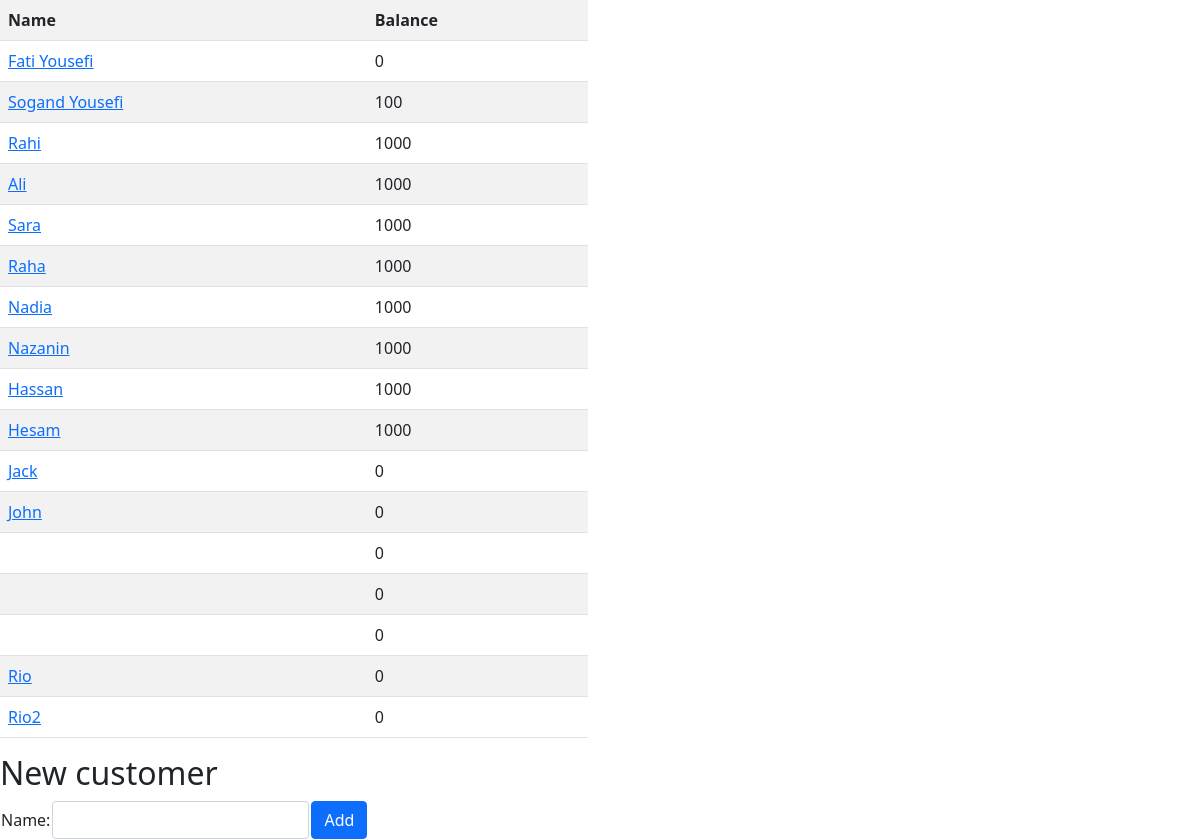
Page /wallet/ on the earlier database version.
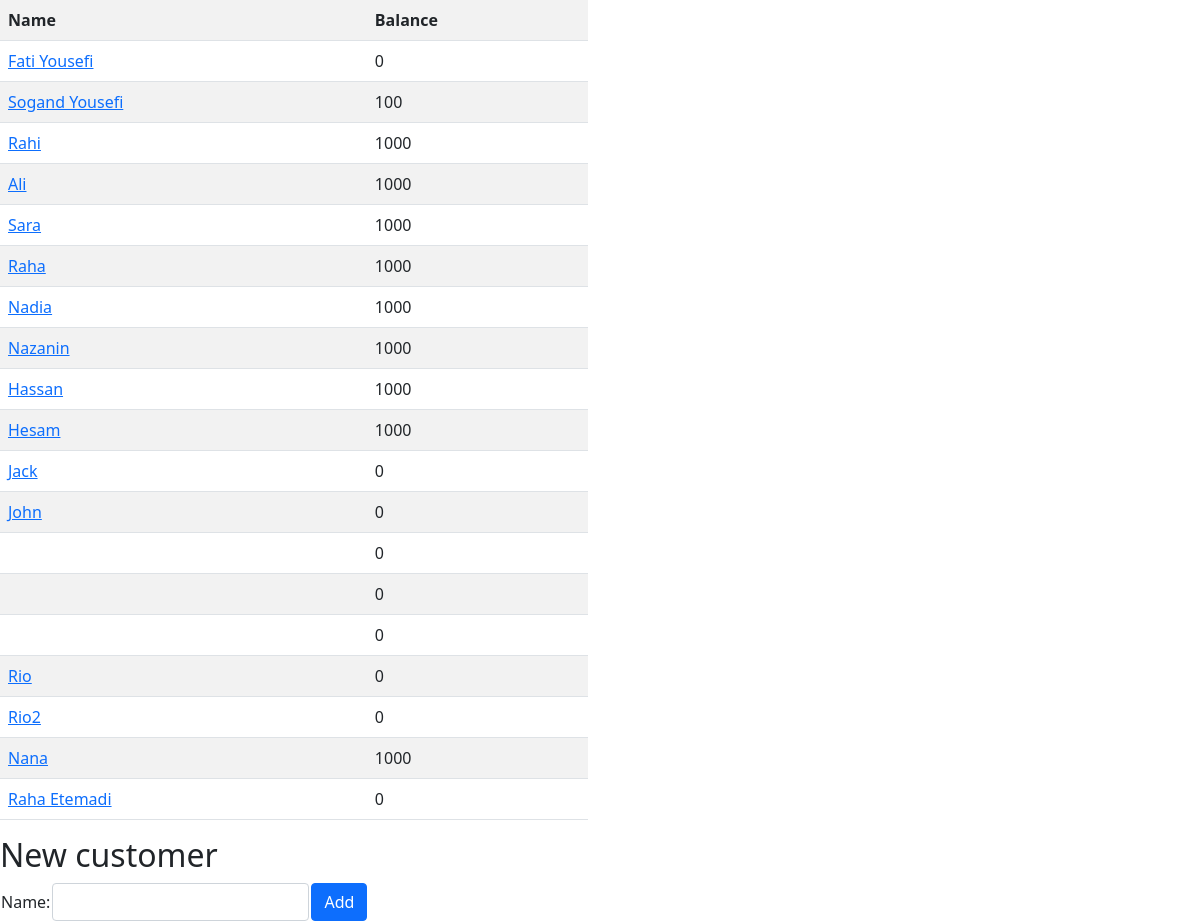
Same page on the later database version.
### wallet/models.py (models this page shows, shortened)
class Customer(models.Model):
    name = models.CharField(max_length=50)
    balance= models.IntegerField(default=0)
    modifiedDate= models.DateTimeField("last update")

### wallet/views.py (the view)
# urls.py: path("", views.index, name="index"),
def index(request):
    customer_list = Customer.objects.all()
    context = {
        "customer_list": customer_list,
    }
    return render(request,"wallet/index.html",context)

### wallet/templates/wallet/index.html (shortened to what this page needs)
<!DOCTYPE html>
<html lang="en">
<head>
  <link
  href="https://cdn.jsdelivr.net/npm/bootstrap@5.0.2/dist/css/bootstrap.min.css"
  rel="stylesheet"
/>
</head>
<body>
  <div class="row">
    <div class="col">
      {% if customer_list %}
      <table class="table table-striped">
        <tr>
          <th>Name</th>
          <th>Balance</th>
        </tr>
        {% for customer in customer_list %}
        <tr>
          <td>
              <a href='{{customer.id}}'>{{ customer.name }}</a>
            </td>
          <td>{{ customer.balance }}</td>
        </tr>
        {% endfor %}
      </table>
      {% endif %}
      <div>
          <h2>New customer</h2>
      <form action="{% url 'customer' %}" method="post">
        <table>
          <tr>
            <td>Name:</td>
            <td>
              <input
                type="text"
                id="name"
                name="name"
                value=""
                class="form-control"
              />
            </td>
            <td><input type="submit" value="Add" class="btn btn-primary" /></td>
        </table>
      </form></div>
    </div>
    <div class="col"></div>
  </div>
</body>
</html>

Differences in the rows shown:
added Customer: name "Nana", balance "1000"
added Customer: name "Raha Etemadi", balance "0"
